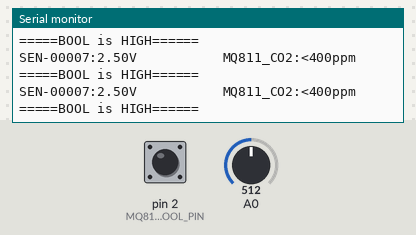
Simulated run of this sketch. Board: Arduino Uno, built with avr-gcc and run on an emulated ATmega328P. On the bench: the last lines printed to the serial monitor. The test bench sets the inputs (shaded band); at power-on: A0 = 512, pin 2 (MQ811_BOOL_PIN) HIGH.

Above: at 1.2 s.
1.3 s: A0 set to 306
At 1.89 s:
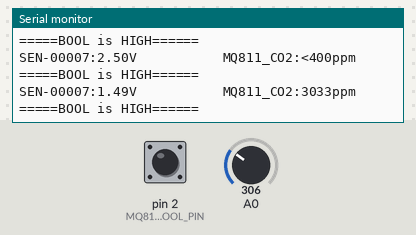
3.5 s: pin 2 (MQ811_BOOL_PIN) pulled LOW for 1 s
At 4.15 s:
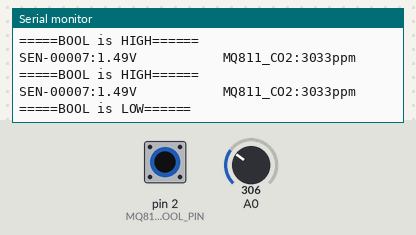
6.0 s: A0 set to 410
At 6.41 s:
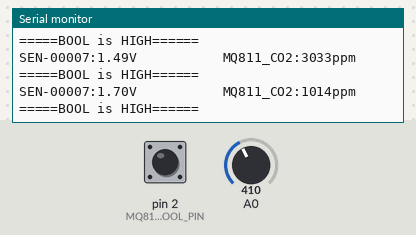

The sketch:

MQ-sensors.ino
```cpp
/*******************Demo for MG-811 Gas Sensor Module V1.1*****************************
Author:  Tiequan Shao: tiequan.shao@sandboxelectronics.com
         Peng Wei:     peng.wei@sandboxelectronics.com

Lisence: Attribution-NonCommercial-ShareAlike 3.0 Unported (CC BY-NC-SA 3.0)

Note:    This piece of source code is supposed to be used as a demostration ONLY. More
         sophisticated calibration is required for industrial field application.

                                                    Sandbox Electronics    2012-05-31
************************************************************************************/

/************************Hardware Related Macros************************************/
#define         MQ811_MG_PIN                       (0)     //define which analog input channel you are going to use
#define         MQ811_BOOL_PIN                     (2)
#define         MQ811_DC_GAIN                      (8.5)   //define the DC gain of amplifier

/***********************Software Related Macros************************************/
#define         READ_SAMPLE_INTERVAL         (50)    //define how many samples you are going to take in normal operation
#define         READ_SAMPLE_TIMES            (5)     //define the time interval(in milisecond) between each samples in
//normal operation

/**********************Application Related Macros**********************************/
//These two values differ from sensor to sensor. user should derermine this value.
#define         MQ811_ZERO_POINT_VOLTAGE           (0.220) //define the output of the sensor in volts when the concentration of CO2 is 400PPM
#define         MQ811_REACTION_VOLTAGE             (0.020) //define the voltage drop of the sensor when move the sensor from air into 1000ppm CO2

/*****************************Globals***********************************************/
float           MQ811_CO2Curve[3]  =  {2.602, MQ811_ZERO_POINT_VOLTAGE, (MQ811_REACTION_VOLTAGE / (2.602 - 3))};
//two points are taken from the curve.
//with these two points, a line is formed which is
//"approximately equivalent" to the original curve.
//data format:{ x, y, slope}; point1: (lg400, 0.324), point2: (lg4000, 0.280)
//slope = ( reaction voltage ) / (log400 –log1000)

void setup()
{
  Serial.begin(57600);                              //UART setup, baudrate = 9600bps
  pinMode(MQ811_BOOL_PIN, INPUT);                        //set pin to input
  digitalWrite(MQ811_BOOL_PIN, HIGH);                    //turn on pullup resistors

  Serial.print("MG-811 Demostration\n");
}

void loop()
{
  int percentage;
  float volts;

  volts = MQ811_MGRead(MQ811_MG_PIN);
  Serial.print( "SEN-00007:" );
  Serial.print(volts);
  Serial.print( "V           " );

  percentage = MQ811_MGGetPercentage(volts, MQ811_CO2Curve);
  Serial.print("MQ811_CO2:");
  if (percentage == -1) {
    Serial.print( "<400" );
  } else {
    Serial.print(percentage);
  }

  Serial.print( "ppm" );
  Serial.print("\n");

  if (digitalRead(MQ811_BOOL_PIN) ) {
    Serial.print( "=====BOOL is HIGH======" );
  } else {
    Serial.print( "=====BOOL is LOW======" );
  }

  Serial.print("\n");

  delay(200);
}

/*****************************  MGRead *********************************************
Input:   mg_pin - analog channel
Output:  output of SEN-000007
Remarks: This function reads the output of SEN-000007
************************************************************************************/
float MQ811_MGRead(int mg_pin)
{
  int i;
  float v = 0;

  for (i = 0; i < READ_SAMPLE_TIMES; i++) {
    v += analogRead(mg_pin);
    delay(READ_SAMPLE_INTERVAL);
  }
  v = (v / READ_SAMPLE_TIMES) * 5 / 1024 ;
  return v;
}

/*****************************  MQGetPercentage **********************************
Input:   volts   - SEN-000007 output measured in volts
         pcurve  - pointer to the curve of the target gas
Output:  ppm of the target gas
Remarks: By using the slope and a point of the line. The x(logarithmic value of ppm)
         of the line could be derived if y(MG-811 output) is provided. As it is a
         logarithmic coordinate, power of 10 is used to convert the result to non-logarithmic
         value.
************************************************************************************/
int  MQ811_MGGetPercentage(float volts, float *pcurve)
{
  if ((volts / MQ811_DC_GAIN ) >= MQ811_ZERO_POINT_VOLTAGE) {
    return -1;
  } else {
    return pow(10, ((volts / MQ811_DC_GAIN) - pcurve[1]) / pcurve[2] + pcurve[0]);
  }
}
```

Measured:
- after the input at 1.3 s, the serial monitor: prints a new line after 0.31 s (image 1)
- after the input at 3.5 s, the serial monitor: prints a new line after 0.37 s (image 2)
- after the input at 6.0 s, the serial monitor: prints a new line after 0.13 s (image 3)
